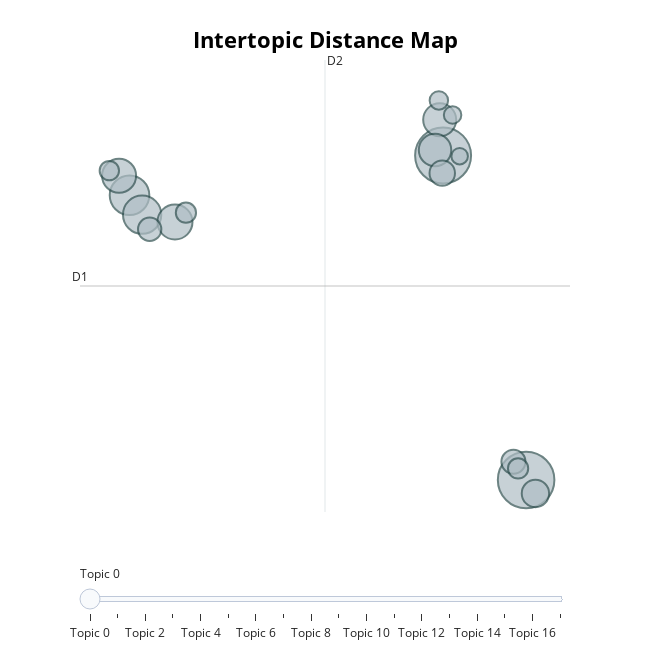

Write notebook code for a chart like this one.
### Markdown cell above
#### **TOPIC DISTANCE MAP** <a class="anchor" id="topic_distance"></a>

### Code cell
topic_model.visualize_topics(custom_labels=True)

### Figure 1 — Plotly figure (JSON) as saved in the notebook; plotly's stock layout.template omitted (floating-point values rounded to 4 significant figures)
{"data": [{"customdata": [[0, "Plastic Waste Recycling Solutions", 94], [1, "Industrial Heat Pump Integration", 92], [2, "Advanced Pyrolysis Biofuel Projects", 46], [3, "Sustainable Bioethanol Production Technology", 43], [4, "Innovative Water Treatment Membranes", 36], [5, "Sustainable Formic Acid Production", 34], [6, "Steel Production Pilot Project", 32], [7, "Energy-efficient spray drying innovations", 31], [8, "Concrete Recycling Innovations", 22], [9, "Energy Efficiency Software Development", 19], [10, "Circular Foam Materials Development", 17], [11, "Sustainable Bioaromatics Coatings", 16], [12, "Tire Recycling Innovations", 12], [13, "Energy-efficient spray drying processes", 12], [14, "Green Hydrogen Safety Standardization", 11], [15, "Innovation Roadmap for SME Efficiency", 10], [16, "Sustainable Metal Waste Processing", 9], [17, "Sustainable Coffee Roasting Technology", 8]], "hovertemplate": "<b>Topic %{customdata[0]}</b><br>%{customdata[1]}<br>Size: %{customdata[2]}", "legendgroup": "", "marker": {"color": "#B0BEC5", "line": {"color": "DarkSlateGrey", "width": 2}, "size": [94, 92, 46, 43, 36, 34, 32, 31, 22, 19, 17, 16, 12, 12, 11, 10, 9, 8], "sizemode": "area", "sizeref": 0.05875, "symbol": "circle"}, "mode": "markers", "name": "", "orientation": "v", "showlegend": false, "type": "scatter", "x": [7.154, 4.469, -5.671, -5.263, -4.201, -6.008, 4.359, 4.209, 7.455, 4.442, 6.744, -5.019, 6.895, -3.847, -6.324, 4.332, 4.776, 5.005], "xaxis": "x", "y": [-2.465, 4.804, 3.911, 3.478, 3.313, 4.348, 5.602, 4.926, -2.765, 4.407, -2.054, 3.152, -2.205, 3.522, 4.463, 6.035, 5.71, 4.786], "yaxis": "y"}], "layout": {"annotations": [{"showarrow": false, "text": "D1", "x": -7.272, "y": 1.88, "yshift": 10}, {"showarrow": false, "text": "D2", "x": 0.6503, "xshift": 10, "y": 6.941}], "height": 650, "hoverlabel": {"bgcolor": "white", "font": {"family": "Rockwell", "size": 16}}, "legend": {"itemsizing": "constant", "tracegroupgap": 0}, "margin": {"t": 60}, "shapes": [{"line": {"color": "#CFD8DC", "width": 2}, "type": "line", "x0": 0.6503, "x1": 0.6503, "y0": -3.18, "y1": 6.941}, {"line": {"color": "#9E9E9E", "width": 2}, "type": "line", "x0": -7.272, "x1": 8.573, "y0": 1.88, "y1": 1.88}], "sliders": [{"active": 0, "pad": {"t": 50}, "steps": [{"args": [{"marker.color": [["red", "#B0BEC5", "#B0BEC5", "#B0BEC5", "#B0BEC5", "#B0BEC5", "#B0BEC5", "#B0BEC5", "#B0BEC5", "#B0BEC5", "#B0BEC5", "#B0BEC5", "#B0BEC5", "#B0BEC5", "#B0BEC5", "#B0BEC5", "#B0BEC5", "#B0BEC5"]]}], "label": "Topic 0", "method": "update"}, {"args": [{"marker.color": [["#B0BEC5", "red", "#B0BEC5", "#B0BEC5", "#B0BEC5", "#B0BEC5", "#B0BEC5", "#B0BEC5", "#B0BEC5", "#B0BEC5", "#B0BEC5", "#B0BEC5", "#B0BEC5", "#B0BEC5", "#B0BEC5", "#B0BEC5", "#B0BEC5", "#B0BEC5"]]}], "label": "Topic 1", "method": "update"}, {"args": [{"marker.color": [["#B0BEC5", "#B0BEC5", "red", "#B0BEC5", "#B0BEC5", "#B0BEC5", "#B0BEC5", "#B0BEC5", "#B0BEC5", "#B0BEC5", "#B0BEC5", "#B0BEC5", "#B0BEC5", "#B0BEC5", "#B0BEC5", "#B0BEC5", "#B0BEC5", "#B0BEC5"]]}], "label": "Topic 2", "method": "update"}, {"args": [{"marker.color": [["#B0BEC5", "#B0BEC5", "#B0BEC5", "red", "#B0BEC5", "#B0BEC5", "#B0BEC5", "#B0BEC5", "#B0BEC5", "#B0BEC5", "#B0BEC5", "#B0BEC5", "#B0BEC5", "#B0BEC5", "#B0BEC5", "#B0BEC5", "#B0BEC5", "#B0BEC5"]]}], "label": "Topic 3", "method": "update"}, {"args": [{"marker.color": [["#B0BEC5", "#B0BEC5", "#B0BEC5", "#B0BEC5", "red", "#B0BEC5", "#B0BEC5", "#B0BEC5", "#B0BEC5", "#B0BEC5", "#B0BEC5", "#B0BEC5", "#B0BEC5", "#B0BEC5", "#B0BEC5", "#B0BEC5", "#B0BEC5", "#B0BEC5"]]}], "label": "Topic 4", "method": "update"}, {"args": [{"marker.color": [["#B0BEC5", "#B0BEC5", "#B0BEC5", "#B0BEC5", "#B0BEC5", "red", "#B0BEC5", "#B0BEC5", "#B0BEC5", "#B0BEC5", "#B0BEC5", "#B0BEC5", "#B0BEC5", "#B0BEC5", "#B0BEC5", "#B0BEC5", "#B0BEC5", "#B0BEC5"]]}], "label": "Topic 5", "method": "update"}, {"args": [{"marker.color": [["#B0BEC5", "#B0BEC5", "#B0BEC5", "#B0BEC5", "#B0BEC5", "#B0BEC5", "red", "#B0BEC5", "#B0BEC5", "#B0BEC5", "#B0BEC5", "#B0BEC5", "#B0BEC5", "#B0BEC5", "#B0BEC5", "#B0BEC5", "#B0BEC5", "#B0BEC5"]]}], "label": "Topic 6", "method": "update"}, {"args": [{"marker.color": [["#B0BEC5", "#B0BEC5", "#B0BEC5", "#B0BEC5", "#B0BEC5", "#B0BEC5", "#B0BEC5", "red", "#B0BEC5", "#B0BEC5", "#B0BEC5", "#B0BEC5", "#B0BEC5", "#B0BEC5", "#B0BEC5", "#B0BEC5", "#B0BEC5", "#B0BEC5"]]}], "label": "Topic 7", "method": "update"}, {"args": [{"marker.color": [["#B0BEC5", "#B0BEC5", "#B0BEC5", "#B0BEC5", "#B0BEC5", "#B0BEC5", "#B0BEC5", "#B0BEC5", "red", "#B0BEC5", "#B0BEC5", "#B0BEC5", "#B0BEC5", "#B0BEC5", "#B0BEC5", "#B0BEC5", "#B0BEC5", "#B0BEC5"]]}], "label": "Topic 8", "method": "update"}, {"args": [{"marker.color": [["#B0BEC5", "#B0BEC5", "#B0BEC5", "#B0BEC5", "#B0BEC5", "#B0BEC5", "#B0BEC5", "#B0BEC5", "#B0BEC5", "red", "#B0BEC5", "#B0BEC5", "#B0BEC5", "#B0BEC5", "#B0BEC5", "#B0BEC5", "#B0BEC5", "#B0BEC5"]]}], "label": "Topic 9", "method": "update"}, {"args": [{"marker.color": [["#B0BEC5", "#B0BEC5", "#B0BEC5", "#B0BEC5", "#B0BEC5", "#B0BEC5", "#B0BEC5", "#B0BEC5", "#B0BEC5", "#B0BEC5", "red", "#B0BEC5", "#B0BEC5", "#B0BEC5", "#B0BEC5", "#B0BEC5", "#B0BEC5", "#B0BEC5"]]}], "label": "Topic 10", "method": "update"}, {"args": [{"marker.color": [["#B0BEC5", "#B0BEC5", "#B0BEC5", "#B0BEC5", "#B0BEC5", "#B0BEC5", "#B0BEC5", "#B0BEC5", "#B0BEC5", "#B0BEC5", "#B0BEC5", "red", "#B0BEC5", "#B0BEC5", "#B0BEC5", "#B0BEC5", "#B0BEC5", "#B0BEC5"]]}], "label": "Topic 11", "method": "update"}, {"args": [{"marker.color": [["#B0BEC5", "#B0BEC5", "#B0BEC5", "#B0BEC5", "#B0BEC5", "#B0BEC5", "#B0BEC5", "#B0BEC5", "#B0BEC5", "#B0BEC5", "#B0BEC5", "#B0BEC5", "red", "#B0BEC5", "#B0BEC5", "#B0BEC5", "#B0BEC5", "#B0BEC5"]]}], "label": "Topic 12", "method": "update"}, {"args": [{"marker.color": [["#B0BEC5", "#B0BEC5", "#B0BEC5", "#B0BEC5", "#B0BEC5", "#B0BEC5", "#B0BEC5", "#B0BEC5", "#B0BEC5", "#B0BEC5", "#B0BEC5", "#B0BEC5", "#B0BEC5", "red", "#B0BEC5", "#B0BEC5", "#B0BEC5", "#B0BEC5"]]}], "label": "Topic 13", "method": "update"}, {"args": [{"marker.color": [["#B0BEC5", "#B0BEC5", "#B0BEC5", "#B0BEC5", "#B0BEC5", "#B0BEC5", "#B0BEC5", "#B0BEC5", "#B0BEC5", "#B0BEC5", "#B0BEC5", "#B0BEC5", "#B0BEC5", "#B0BEC5", "red", "#B0BEC5", "#B0BEC5", "#B0BEC5"]]}], "label": "Topic 14", "method": "update"}, {"args": [{"marker.color": [["#B0BEC5", "#B0BEC5", "#B0BEC5", "#B0BEC5", "#B0BEC5", "#B0BEC5", "#B0BEC5", "#B0BEC5", "#B0BEC5", "#B0BEC5", "#B0BEC5", "#B0BEC5", "#B0BEC5", "#B0BEC5", "#B0BEC5", "red", "#B0BEC5", "#B0BEC5"]]}], "label": "Topic 15", "method": "update"}, {"args": [{"marker.color": [["#B0BEC5", "#B0BEC5", "#B0BEC5", "#B0BEC5", "#B0BEC5", "#B0BEC5", "#B0BEC5", "#B0BEC5", "#B0BEC5", "#B0BEC5", "#B0BEC5", "#B0BEC5", "#B0BEC5", "#B0BEC5", "#B0BEC5", "#B0BEC5", "red", "#B0BEC5"]]}], "label": "Topic 16", "method": "update"}, {"args": [{"marker.color": [["#B0BEC5", "#B0BEC5", "#B0BEC5", "#B0BEC5", "#B0BEC5", "#B0BEC5", "#B0BEC5", "#B0BEC5", "#B0BEC5", "#B0BEC5", "#B0BEC5", "#B0BEC5", "#B0BEC5", "#B0BEC5", "#B0BEC5", "#B0BEC5", "#B0BEC5", "red"]]}], "label": "Topic 17", "method": "update"}]}], "title": {"font": {"color": "Black", "size": 22}, "text": "<b>Intertopic Distance Map</b>", "x": 0.5, "xanchor": "center", "y": 0.95, "yanchor": "top"}, "width": 650, "xaxis": {"anchor": "y", "domain": [0, 1], "range": [-7.272, 8.573], "title": {"text": ""}, "visible": false}, "yaxis": {"anchor": "x", "domain": [0, 1], "range": [-3.18, 6.941], "title": {"text": ""}, "visible": false}}}
